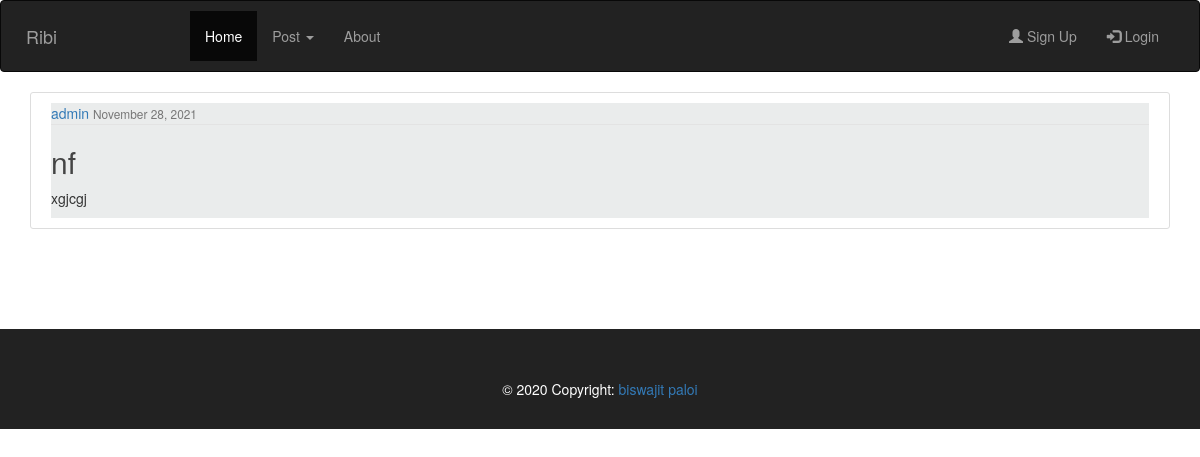
Screenshot of /post/53/ with the database file from the repository.
### blog/models.py (models this page shows, shortened)
class Post(models.Model):
    title = models.CharField(max_length=100,help_text="enter within 100 charecter")
    content = models.TextField()
    date_posted = models.DateTimeField(default=timezone.now)
    author = models.ForeignKey(User, on_delete=models.CASCADE)

### blog/views.py (the view)
# urls.py: path('post/<int:pk>/', PostDetailview.as_view(), name='post-detail'),
class PostDetailview(DetailView):
    model = Post
    template_name = 'blog/post_detail.html'

### blog/templates/blog/post_detail.html (shortened to what this page needs)
{% extends "blog/base.html" %} {% block content %}
    <article class="media content-section">
        <div style="background-color: rgb(234, 236, 236);" class="media-body fa-border ">
            <div class="article-metadata">
                <a class="mr-2" href="#">{{ post.author }}</a>
                <small class="text-muted">{{ post.date_posted|date:"F d, Y" }}</small>
            </div>
            <h2 class="article-title">{{ post.title }}</h2>
            <p class="article-content">{{ post.content }}</p>
        </div>
    </article>
    {% endblock content %}

### blog/static/blog/style.css (style rules this page uses)
h1, h2, h3, h4, h5, h6 { color: #444444; }
.content-section { background: #ffffff; padding: 10px 20px; border: 1px solid #dddddd; border-radius: 3px; margin-bottom: 20px; }
.article-title { color: #444444; }
.article-content { white-space: pre-line; }
.article-metadata { padding-bottom: 1px; margin-bottom: 4px; border-bottom: 1px solid #e3e3e3 }

### rows the page displays
Post: author "admin", date_posted "November 28, 2021", title "nf", content "xgjcgj"
